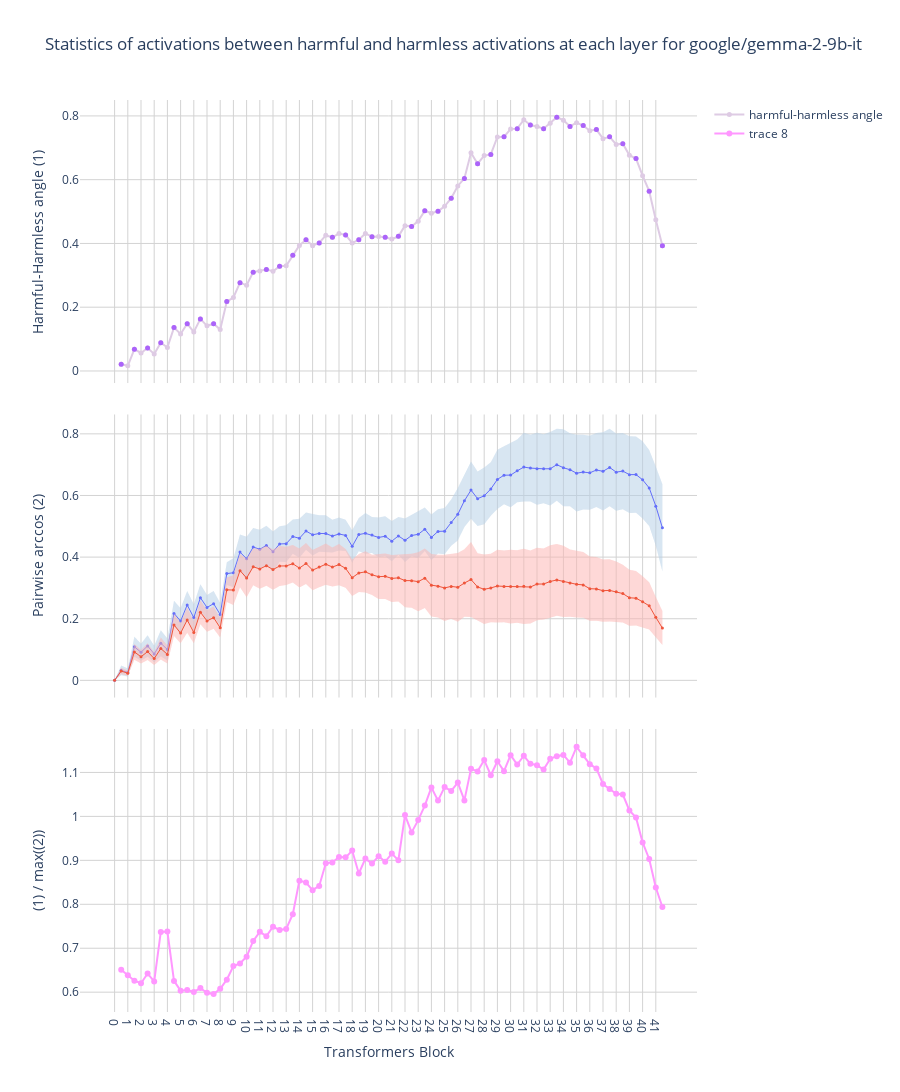

The code cell stored with this chart in its notebook:
### Code cell
x_values = sum([[f"{l}", f"{l}-mid"] for l in range(num_layers)], [])

fig = go.Figure()

# Angles between each pair of mean vectors at each layer
fig.add_trace(
    go.Scatter(
        x=x_values,
        y=np.arccos(similarity_scores[..., chosen_token]).flatten(),
        name="harmful-harmless angle",
        # showlegend=False,
        mode="lines+markers",
        marker=dict(color=colour_map_light["neutral"], size=5),
        yaxis="y",
    )
)
fig.add_trace(
    go.Scatter(
        x=x_values[1::2],
        y=np.arccos(similarity_scores[..., 1, chosen_token]).flatten(),
        # name="cosine similarity",
        showlegend=False,
        mode="markers",
        marker=dict(color=colour_map["neutral"], size=5),
        yaxis="y",
    )
)

for category in categories:
    if category == "harmful":
        # layers x resid_modules x (batch * (batch - 1) // 2)
        # cosine of each sample activation vector with other sample activation vectors
        acts_pairwise_sim = harmful_acts_pairwise_sim[..., chosen_token]

        # layers x resid_modules x batch
        # cosine of each sample activation vector with the mean activation vector
        acts_cosine_with_mean = harmful_acts_cosine_with_mean[..., chosen_token].clip(
            -1, 1
        )
    else:
        # layers x resid_modules x (batch * (batch - 1) // 2)
        # cosine of each sample activation vector with other sample activation vectors
        acts_pairwise_sim = harmless_acts_pairwise_sim[..., chosen_token]

        # layers x resid_modules x batch
        # cosine of each sample activation vector with the mean activation vector
        acts_cosine_with_mean = harmless_acts_cosine_with_mean[..., chosen_token].clip(
            -1, 1
        )

    acts_arccos_with_mean = np.arccos(acts_cosine_with_mean)

    count = acts_cosine_with_mean.shape[-1]

    for module_idx, module_name in enumerate(resid_modules):
        if module_name == "pre":
            colour = colour_map[category]
        else:
            colour = colour_map_light[category]

        # fig.add_trace(
        #     go.Box(
        #         x=sum([[name] * count for name in x_values[module_idx::2]], []),
        #         y=np.arccos(acts_arccos_with_mean[..., module_idx, :]).flatten(),
        #         boxmean=True,
        #         line_width=1,
        #         marker_size=2,
        #         showlegend=False,
        #         marker_color=colour,
        #         yaxis="y2",
        #     ),
        # )
        fig.add_trace(
            variance_plot(
                x=x_values,
                y=torch.tensor(acts_arccos_with_mean).reshape(
                    -1, acts_arccos_with_mean.shape[-1]
                ),
                yaxis="y2",
                fillcolor=colour_map_opaque[category],
                showlegend=False,
            )
        )

    fig.add_trace(
        go.Scatter(
            x=x_values,
            y=acts_arccos_with_mean.mean(axis=-1).flatten(),
            mode="lines+markers",
            showlegend=False,
            marker=dict(color=colour_map[category], size=3),
            line_width=1,
            yaxis="y2",
        ),
    )
    # fig.add_trace(
    #     go.Scatter(
    #         x=x_values[1::2],
    #         y=acts_pairwise_sim.mean(axis=-1).flatten(),
    #         mode="markers",
    #         showlegend=False,
    #         marker_color=colour_map[category],
    #         yaxis="y4",
    #     ),
    # )


harmful_locality_scores = np.arccos(
    harmful_acts_cosine_with_mean[..., chosen_token].clip(-1, 1)
).mean(axis=-1)
harmless_locality_scores = np.arccos(
    harmless_acts_cosine_with_mean[..., chosen_token].clip(-1, 1)
).mean(axis=-1)
locality_scores = np.maximum(harmful_locality_scores, harmless_locality_scores)

sparsity_scores = np.arccos(similarity_scores[..., chosen_token].clip(-1, 1))

# scores = sparsity_scores * 2 / (harmful_locality_scores + harmless_locality_scores)
# scores = sparsity_scores - locality_scores
scores = sparsity_scores / locality_scores
# scores[
#     sparsity_scores <= np.minimum(harmful_locality_scores, harmless_locality_scores)
# ] = np.nan
fig.add_trace(
    go.Scatter(x=x_values, y=scores.flatten(), mode="lines+markers", yaxis="y3")
)


fig.update_layout(
    title=(
        "Statistics of activations between harmful and harmless activations at each"
        f" layer for {MODEL_PATH}"
    ),
    plot_bgcolor="white",
    grid=dict(rows=3, columns=1),
    xaxis=dict(
        type="category", title="Transformers Block", dtick=2, gridcolor="lightgrey"
    ),
    yaxis=dict(
        title="Harmful-Harmless angle (1)", gridcolor="lightgrey", zeroline=False
    ),
    yaxis2=dict(title="Pairwise arccos (2)", gridcolor="lightgrey", zeroline=False),
    yaxis3=dict(title="(1) / max((2))", gridcolor="lightgrey", zeroline=False),
    # yaxis4=dict(title="Pairwise Cosine Similarity between samples"),
    hovermode="x unified",
    height=1200,
    # width=20 + 12 * len(x_values),
)
fig.show()

# an adhoc attempt to find the best direction
chosen_layer, chosen_act_idx = np.unravel_index(
    np.nanargmax(scores, axis=None), scores.shape
)
print(
    f"Best direction at layer {chosen_layer}, module"
    f" {act_names[chosen_act_idx]}, position {chosen_token}"
)

### Figure 1 — Plotly figure (JSON) as saved in the notebook; plotly's stock layout.template omitted (floating-point values rounded to 4 significant figures; data arrays with more than 128 entries replaced by an {"elided": "..."} marker saying what was removed)
{"data": [{"marker": {"color": "rgb(222,203,228)", "size": 5}, "mode": "lines+markers", "name": "harmful-harmless angle", "type": "scatter", "x": ["0", "0-mid", "1", "1-mid", "2", "2-mid", "3", "3-mid", "4", "4-mid", "5", "5-mid", "6", "6-mid", "7", "7-mid", "8", "8-mid", "9", "9-mid", "10", "10-mid", "11", "11-mid", "12", "12-mid", "13", "13-mid", "14", "14-mid", "15", "15-mid", "16", "16-mid", "17", "17-mid", "18", "18-mid", "19", "19-mid", "20", "20-mid", "21", "21-mid", "22", "22-mid", "23", "23-mid", "24", "24-mid", "25", "25-mid", "26", "26-mid", "27", "27-mid", "28", "28-mid", "29", "29-mid", "30", "30-mid", "31", "31-mid", "32", "32-mid", "33", "33-mid", "34", "34-mid", "35", "35-mid", "36", "36-mid", "37", "37-mid", "38", "38-mid", "39", "39-mid", "40", "40-mid", "41", "41-mid"], "y": [NaN, 0.02119, 0.01634, 0.06818, 0.0565, 0.07181, 0.05352, 0.08885, 0.07377, 0.136, 0.1161, 0.1479, 0.1223, 0.1633, 0.1416, 0.1483, 0.1299, 0.2178, 0.2303, 0.2769, 0.2686, 0.31, 0.3138, 0.3185, 0.3129, 0.3282, 0.33, 0.3629, 0.3938, 0.4116, 0.393, 0.4014, 0.4256, 0.4192, 0.4313, 0.4267, 0.4012, 0.4118, 0.4313, 0.421, 0.4219, 0.4195, 0.4136, 0.4222, 0.4558, 0.453, 0.47, 0.5025, 0.4946, 0.5009, 0.5165, 0.5418, 0.5803, 0.604, 0.6844, 0.65, 0.6757, 0.6793, 0.7339, 0.7345, 0.7589, 0.7601, 0.7877, 0.7713, 0.7669, 0.7598, 0.7768, 0.7957, 0.7867, 0.7671, 0.7788, 0.7699, 0.7535, 0.7571, 0.7286, 0.7342, 0.7105, 0.7129, 0.6768, 0.6662, 0.6125, 0.564, 0.474, 0.3931], "yaxis": "y"}, {"marker": {"color": "#AB63FA", "size": 5}, "mode": "markers", "showlegend": false, "type": "scatter", "x": ["0-mid", "1-mid", "2-mid", "3-mid", "4-mid", "5-mid", "6-mid", "7-mid", "8-mid", "9-mid", "10-mid", "11-mid", "12-mid", "13-mid", "14-mid", "15-mid", "16-mid", "17-mid", "18-mid", "19-mid", "20-mid", "21-mid", "22-mid", "23-mid", "24-mid", "25-mid", "26-mid", "27-mid", "28-mid", "29-mid", "30-mid", "31-mid", "32-mid", "33-mid", "34-mid", "35-mid", "36-mid", "37-mid", "38-mid", "39-mid", "40-mid", "41-mid"], "y": [0.02119, 0.06818, 0.07181, 0.08885, 0.136, 0.1479, 0.1633, 0.1483, 0.2178, 0.2769, 0.31, 0.3185, 0.3282, 0.3629, 0.4116, 0.4014, 0.4192, 0.4267, 0.4118, 0.421, 0.4195, 0.4222, 0.453, 0.5025, 0.5009, 0.5418, 0.604, 0.65, 0.6793, 0.7345, 0.7601, 0.7713, 0.7598, 0.7957, 0.7671, 0.7699, 0.7571, 0.7342, 0.7129, 0.6662, 0.564, 0.3931], "yaxis": "y"}, {"fill": "toself", "fillcolor": "rgba(179, 205, 227, 0.3)", "line": {"color": "rgba(179, 205, 227, 0.3)", "width": 0}, "mode": "lines", "showlegend": false, "type": "scatter", "x": {"elided": "168 str values"}, "y": {"elided": "168 float values"}, "yaxis": "y2"}, {"fill": "toself", "fillcolor": "rgba(179, 205, 227, 0.3)", "line": {"color": "rgba(179, 205, 227, 0.3)", "width": 0}, "mode": "lines", "showlegend": false, "type": "scatter", "x": {"elided": "168 str values"}, "y": {"elided": "168 float values"}, "yaxis": "y2"}, {"line": {"width": 1}, "marker": {"color": "#636EFA", "size": 3}, "mode": "lines+markers", "showlegend": false, "type": "scatter", "x": ["0", "0-mid", "1", "1-mid", "2", "2-mid", "3", "3-mid", "4", "4-mid", "5", "5-mid", "6", "6-mid", "7", "7-mid", "8", "8-mid", "9", "9-mid", "10", "10-mid", "11", "11-mid", "12", "12-mid", "13", "13-mid", "14", "14-mid", "15", "15-mid", "16", "16-mid", "17", "17-mid", "18", "18-mid", "19", "19-mid", "20", "20-mid", "21", "21-mid", "22", "22-mid", "23", "23-mid", "24", "24-mid", "25", "25-mid", "26", "26-mid", "27", "27-mid", "28", "28-mid", "29", "29-mid", "30", "30-mid", "31", "31-mid", "32", "32-mid", "33", "33-mid", "34", "34-mid", "35", "35-mid", "36", "36-mid", "37", "37-mid", "38", "38-mid", "39", "39-mid", "40", "40-mid", "41", "41-mid"], "y": [0.0, 0.03256, 0.02559, 0.1089, 0.09109, 0.1118, 0.08569, 0.1205, 0.09996, 0.2174, 0.1924, 0.2446, 0.2036, 0.2681, 0.2365, 0.249, 0.2137, 0.3466, 0.3492, 0.4162, 0.3946, 0.4325, 0.4256, 0.4378, 0.4178, 0.4426, 0.4436, 0.4666, 0.4612, 0.4846, 0.4723, 0.4768, 0.4764, 0.4682, 0.4751, 0.4705, 0.435, 0.4732, 0.4771, 0.4716, 0.4639, 0.4676, 0.4518, 0.4689, 0.4544, 0.4701, 0.4739, 0.4905, 0.464, 0.4834, 0.4842, 0.5121, 0.5388, 0.5828, 0.6175, 0.5896, 0.5989, 0.6211, 0.6521, 0.6658, 0.6661, 0.6799, 0.6922, 0.6888, 0.6868, 0.6865, 0.6869, 0.6998, 0.6901, 0.6835, 0.6724, 0.6759, 0.6735, 0.6827, 0.6785, 0.6911, 0.6758, 0.6791, 0.6677, 0.6678, 0.6509, 0.6245, 0.5654, 0.4951], "yaxis": "y2"}, {"fill": "toself", "fillcolor": "rgba(251, 180, 174, 0.3)", "line": {"color": "rgba(251, 180, 174, 0.3)", "width": 0}, "mode": "lines", "showlegend": false, "type": "scatter", "x": {"elided": "168 str values"}, "y": {"elided": "168 float values"}, "yaxis": "y2"}, {"fill": "toself", "fillcolor": "rgba(251, 180, 174, 0.3)", "line": {"color": "rgba(251, 180, 174, 0.3)", "width": 0}, "mode": "lines", "showlegend": false, "type": "scatter", "x": {"elided": "168 str values"}, "y": {"elided": "168 float values"}, "yaxis": "y2"}, {"line": {"width": 1}, "marker": {"color": "#EF553B", "size": 3}, "mode": "lines+markers", "showlegend": false, "type": "scatter", "x": ["0", "0-mid", "1", "1-mid", "2", "2-mid", "3", "3-mid", "4", "4-mid", "5", "5-mid", "6", "6-mid", "7", "7-mid", "8", "8-mid", "9", "9-mid", "10", "10-mid", "11", "11-mid", "12", "12-mid", "13", "13-mid", "14", "14-mid", "15", "15-mid", "16", "16-mid", "17", "17-mid", "18", "18-mid", "19", "19-mid", "20", "20-mid", "21", "21-mid", "22", "22-mid", "23", "23-mid", "24", "24-mid", "25", "25-mid", "26", "26-mid", "27", "27-mid", "28", "28-mid", "29", "29-mid", "30", "30-mid", "31", "31-mid", "32", "32-mid", "33", "33-mid", "34", "34-mid", "35", "35-mid", "36", "36-mid", "37", "37-mid", "38", "38-mid", "39", "39-mid", "40", "40-mid", "41", "41-mid"], "y": [0.0, 0.03007, 0.02343, 0.09221, 0.07655, 0.09331, 0.07058, 0.1034, 0.08423, 0.18, 0.1534, 0.1959, 0.1555, 0.2211, 0.193, 0.2036, 0.1706, 0.2938, 0.2931, 0.3561, 0.3323, 0.3686, 0.3616, 0.3721, 0.3595, 0.3712, 0.3714, 0.3785, 0.3644, 0.3793, 0.3578, 0.3681, 0.377, 0.3678, 0.3756, 0.3635, 0.3332, 0.3484, 0.3521, 0.3425, 0.3364, 0.3377, 0.3309, 0.3326, 0.3238, 0.3236, 0.3204, 0.3317, 0.309, 0.3056, 0.3, 0.305, 0.3021, 0.3159, 0.3272, 0.3031, 0.2955, 0.3, 0.3062, 0.3049, 0.3044, 0.3047, 0.305, 0.303, 0.3125, 0.3127, 0.3209, 0.3259, 0.3212, 0.3156, 0.3117, 0.3098, 0.2974, 0.2967, 0.2911, 0.292, 0.2874, 0.2817, 0.2681, 0.2667, 0.255, 0.242, 0.2046, 0.1697], "yaxis": "y2"}, {"mode": "lines+markers", "type": "scatter", "x": ["0", "0-mid", "1", "1-mid", "2", "2-mid", "3", "3-mid", "4", "4-mid", "5", "5-mid", "6", "6-mid", "7", "7-mid", "8", "8-mid", "9", "9-mid", "10", "10-mid", "11", "11-mid", "12", "12-mid", "13", "13-mid", "14", "14-mid", "15", "15-mid", "16", "16-mid", "17", "17-mid", "18", "18-mid", "19", "19-mid", "20", "20-mid", "21", "21-mid", "22", "22-mid", "23", "23-mid", "24", "24-mid", "25", "25-mid", "26", "26-mid", "27", "27-mid", "28", "28-mid", "29", "29-mid", "30", "30-mid", "31", "31-mid", "32", "32-mid", "33", "33-mid", "34", "34-mid", "35", "35-mid", "36", "36-mid", "37", "37-mid", "38", "38-mid", "39", "39-mid", "40", "40-mid", "41", "41-mid"], "y": [NaN, 0.6509, 0.6385, 0.6261, 0.6203, 0.6424, 0.6246, 0.737, 0.738, 0.6257, 0.6035, 0.6048, 0.6006, 0.6093, 0.5987, 0.5956, 0.6077, 0.6285, 0.6595, 0.6654, 0.6807, 0.7166, 0.7374, 0.7276, 0.7489, 0.7416, 0.7439, 0.7776, 0.8538, 0.8494, 0.8321, 0.8419, 0.8933, 0.8954, 0.9078, 0.9068, 0.9222, 0.8701, 0.904, 0.8926, 0.9095, 0.8971, 0.9153, 0.9004, 1.003, 0.9637, 0.9916, 1.025, 1.066, 1.036, 1.067, 1.058, 1.077, 1.036, 1.108, 1.102, 1.128, 1.094, 1.125, 1.103, 1.139, 1.118, 1.138, 1.12, 1.117, 1.107, 1.131, 1.137, 1.14, 1.122, 1.158, 1.139, 1.119, 1.109, 1.074, 1.062, 1.051, 1.05, 1.014, 0.9976, 0.9409, 0.9031, 0.8382, 0.794], "yaxis": "y3"}], "layout": {"grid": {"columns": 1, "rows": 3}, "height": 1200, "hovermode": "x unified", "plot_bgcolor": "white", "title": {"text": "Statistics of activations between harmful and harmless activations at each layer for google/gemma-2-9b-it"}, "xaxis": {"dtick": 2, "gridcolor": "lightgrey", "title": {"text": "Transformers Block"}, "type": "category"}, "yaxis": {"gridcolor": "lightgrey", "title": {"text": "Harmful-Harmless angle (1)"}, "zeroline": false}, "yaxis2": {"gridcolor": "lightgrey", "title": {"text": "Pairwise arccos (2)"}, "zeroline": false}, "yaxis3": {"gridcolor": "lightgrey", "title": {"text": "(1) / max((2))"}, "zeroline": false}}}
